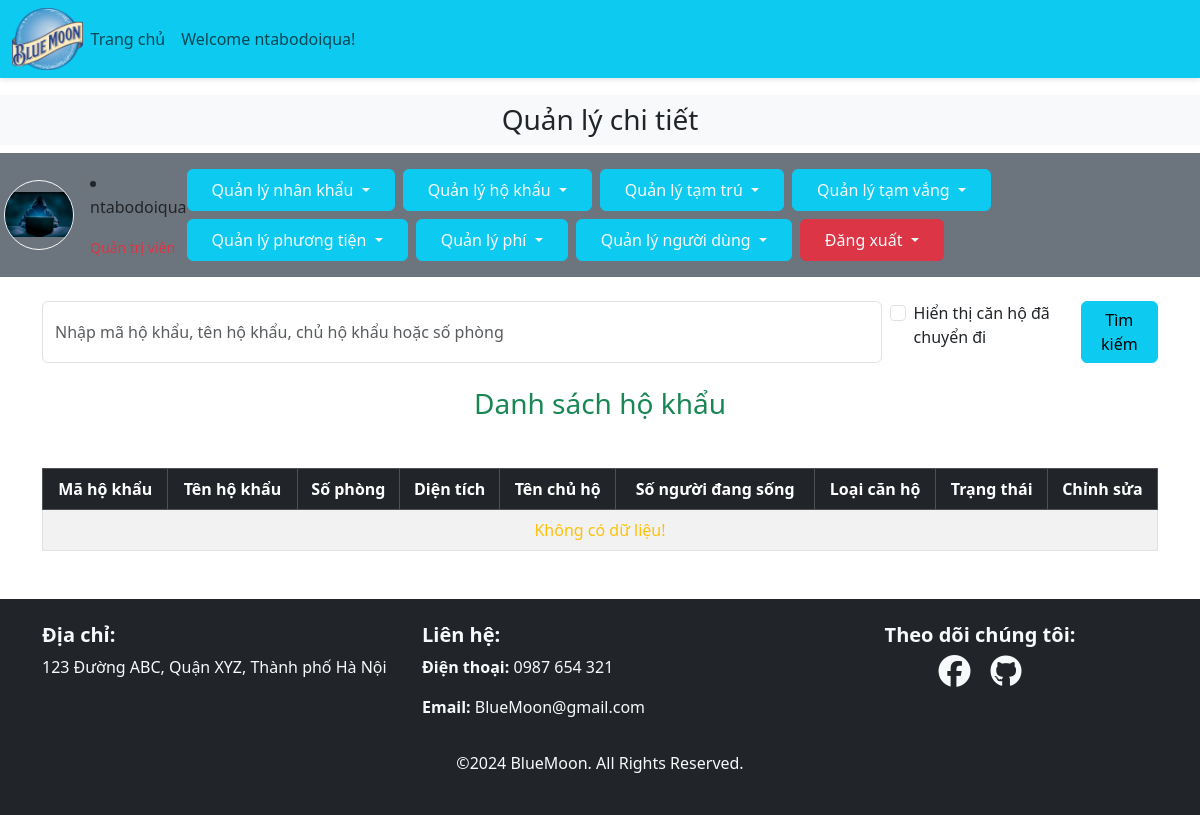
The app's page /admin_area/index.php?view_apartments (signed in), older data.
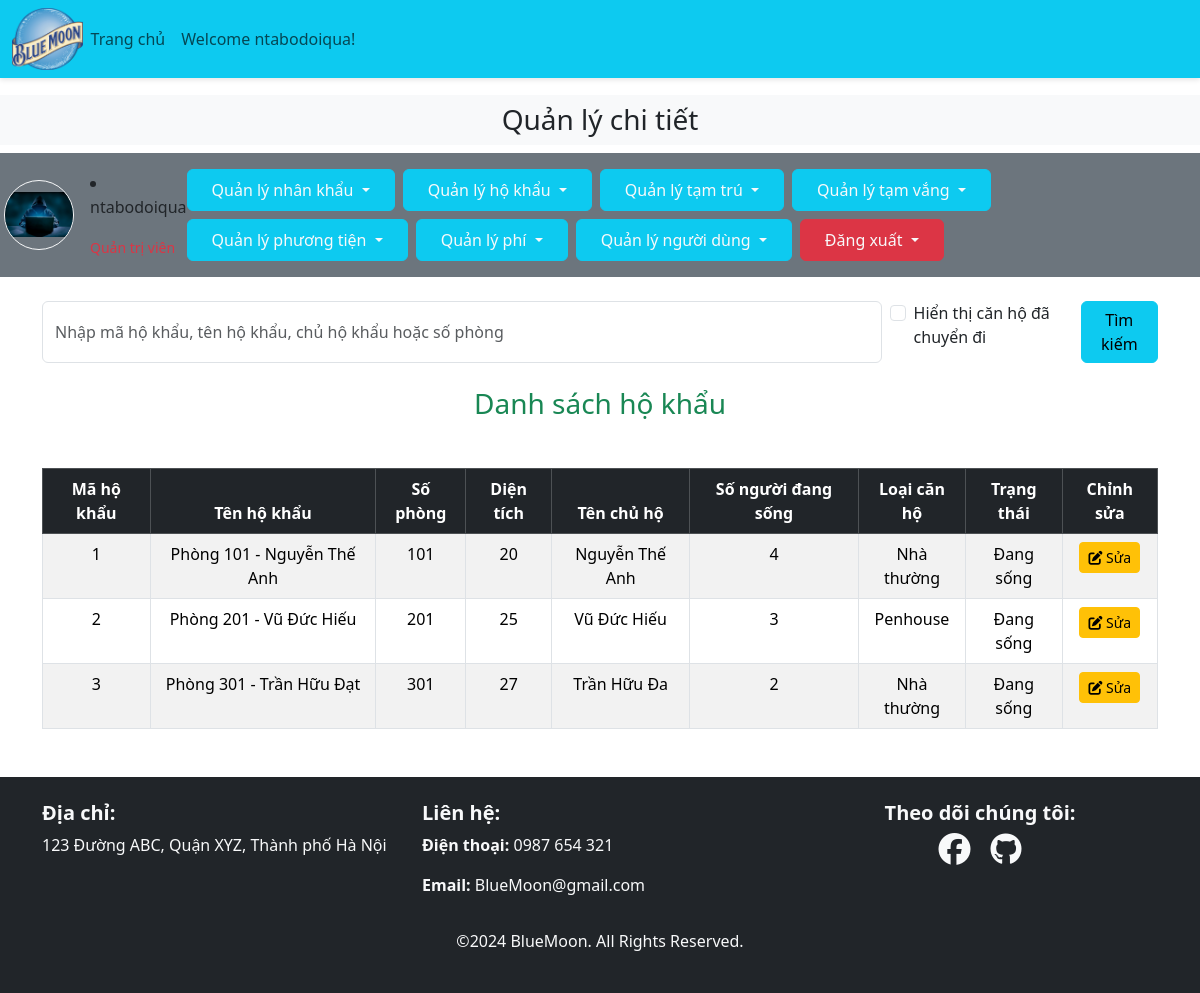
The same page, newer data.
### tables this page shows
CREATE TABLE `residents` (
  `resident_id` int(11) NOT NULL,
  `resident_name` varchar(50) NOT NULL,
  `resident_phone` varchar(20) NOT NULL,
  `resident_email` varchar(100) NOT NULL,
  `apartment_id` int(11) NOT NULL,
  `resident_image` varchar(255) NOT NULL,
  `resident_status` varchar(50) NOT NULL,
  `resident_ngayden` date DEFAULT NULL,
  `resident_ngaydi` date DEFAULT NULL,
  `resident_dob` date NOT NULL,
  `resident_relation_owner` varchar(50) NOT NULL
);

CREATE TABLE `apartments` (
  `apartment_id` int(11) NOT NULL,
  `apartment_name` varchar(50) NOT NULL,
  `apartment_num` int(11) NOT NULL,
  `apartment_area` int(11) NOT NULL,
  `owner_id` int(11) NOT NULL,
  `curr_living` int(11) NOT NULL,
  `is_left` tinyint(1) NOT NULL,
  `apartment_type` varchar(50) NOT NULL,
  `apartment_ngaylap` date DEFAULT NULL,
  `apartment_ngayroi` date DEFAULT NULL
);

### admin_area/view_apartments.php (the view)
<?php
include('../includes/connect.php');
if (isset($_GET['search_submit'])) {
    $search_data = mysqli_real_escape_string($con, trim($_GET['search_data']));
    $include_moved_out = isset($_GET['include_moved_out']) ? true : false;
    $search_query = "
    SELECT a.*, r.resident_name, r.resident_relation_owner
    FROM apartments a
    LEFT JOIN residents r ON a.owner_id = r.resident_id
    WHERE (a.apartment_id LIKE '%$search_data%'
        OR a.apartment_name LIKE '%$search_data%'
        OR r.resident_name LIKE '%$search_data%'
        OR r.resident_relation_owner LIKE '%$search_data%'
        OR a.apartment_num LIKE '%$search_data%')";
    if (!$include_moved_out) {
        $search_query .= " AND a.is_left = 0";
    }
} else {
    $include_moved_out = isset($_GET['include_moved_out']) ? true : false;
    $search_query = "
    SELECT a.*, r.resident_name, r.resident_relation_owner
    FROM apartments a
    LEFT JOIN residents r ON a.owner_id = r.resident_id";
    if (!$include_moved_out) {
        $search_query .= " WHERE a.is_left = 0";
    }
}
$result = mysqli_query($con, $search_query);
?>
<h3 class="text-center text-success my-4">Danh sách hộ khẩu</h3>
<table class="table table-bordered table-hover table-striped mt-5">
    <thead class="table-dark">
        <tr class="text-center">
            <th>Mã hộ khẩu</th>
            <th>Tên hộ khẩu</th>
            <th>Số phòng</th>
            <th>Diện tích</th>
            <th>Tên chủ hộ</th>
            <th>Số người đang sống</th>
            <th>Loại căn hộ</th>
            <th>Trạng thái</th>
            <th>Chỉnh sửa</th>
        </tr>
    </thead>
    <tbody class="bg-secondary text-light">
        <?php
        if (mysqli_num_rows($result) > 0) {
            while ($row = mysqli_fetch_assoc($result)) {
                $is_left = $row['is_left'];
                $status_text = ($is_left == 0) ? "Đang sống" : "Đã chuyển đi";
                $row_class = ($status_text === "Đã chuyển đi") ? "row-moved-out" : "";
                echo "<tr class='text-center $row_class'>
                    <td>{$row['apartment_id']}</td>
                    <td>{$row['apartment_name']}</td>
                    <td>{$row['apartment_num']}</td>
                    <td>{$row['apartment_area']}</td>
                    <td>{$row['resident_name']}</td>
                    <td>{$row['curr_living']}</td>
                    <td>{$row['apartment_type']}</td>
                    <td>{$status_text}</td>
                    <td><a href='index.php?edit_apartment={$row['apartment_id']}' class='btn btn-sm btn-warning'><i class='fa-solid fa-pen-to-square'></i> Sửa</a></td>
                </tr>";
            }
        } else {
            echo "<tr><td colspan='9' class='text-center text-warning'>Không có dữ liệu!</td></tr>";
        }
        ?>
    </tbody>
</table>

Row changes from the older to the newer data that the page shows:
now on this page (row edited): residents: apartment.apartment_id "1", apartment.apartment_name "Phòng 101 - Nguyễn Thế Anh", apartment.apartment_num "101", apartment.apartment_area "20", resident_name "Nguyễn Thế Anh", apartment.curr_living "4", apartment.apartment_type "Nhà thường", apartment.is_left "Đang sống"
now on this page (row edited): residents: apartment.apartment_id "2", apartment.apartment_name "Phòng 201 - Vũ Đức Hiếu", apartment.apartment_num "201", apartment.apartment_area "25", resident_name "Vũ Đức Hiếu", apartment.curr_living "3", apartment.apartment_type "Penhouse", apartment.is_left "Đang sống"
now on this page (row edited): residents: apartment.apartment_id "3", apartment.apartment_name "Phòng 301 - Trần Hữu Đạt", apartment.apartment_num "301", apartment.apartment_area "27", resident_name "Trần Hữu Đa", apartment.curr_living "2", apartment.apartment_type "Nhà thường", apartment.is_left "Đang sống"
Text that changed along with them:
text no longer shown: "Không có dữ liệu!"
